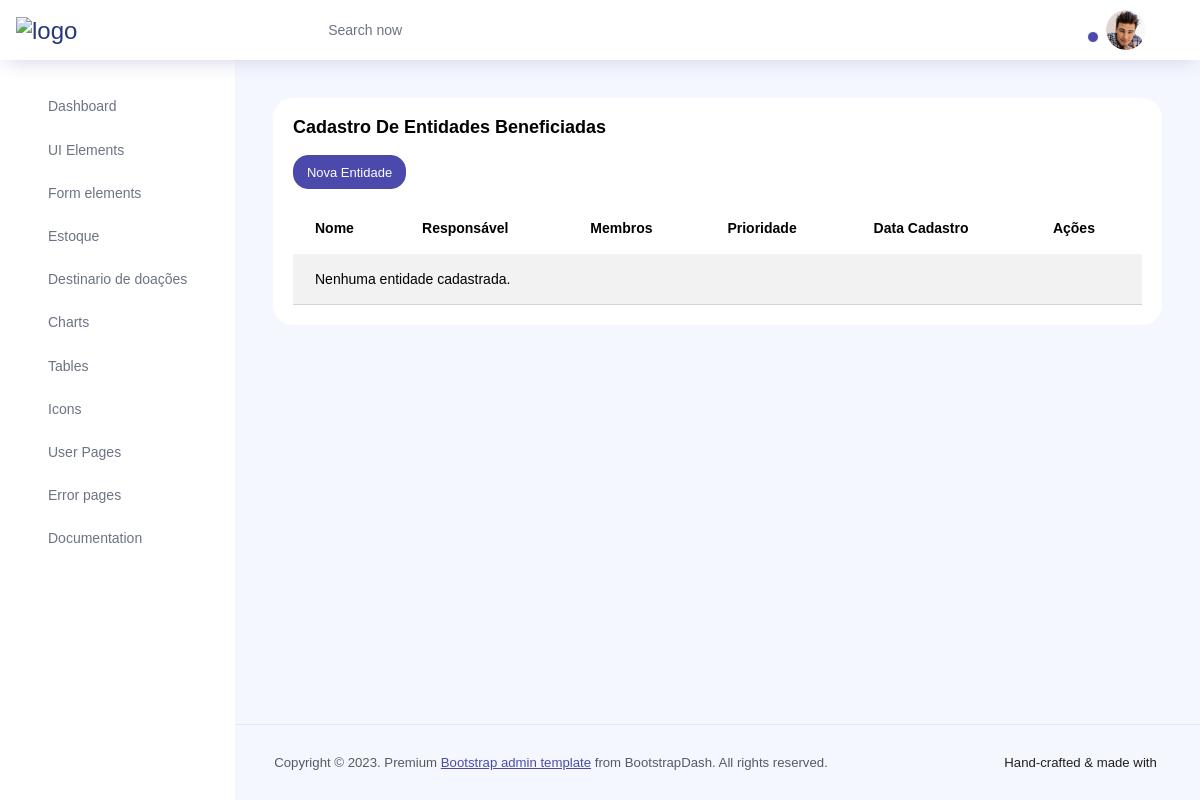
Page /entidades/ (signed in) on the earlier database version.
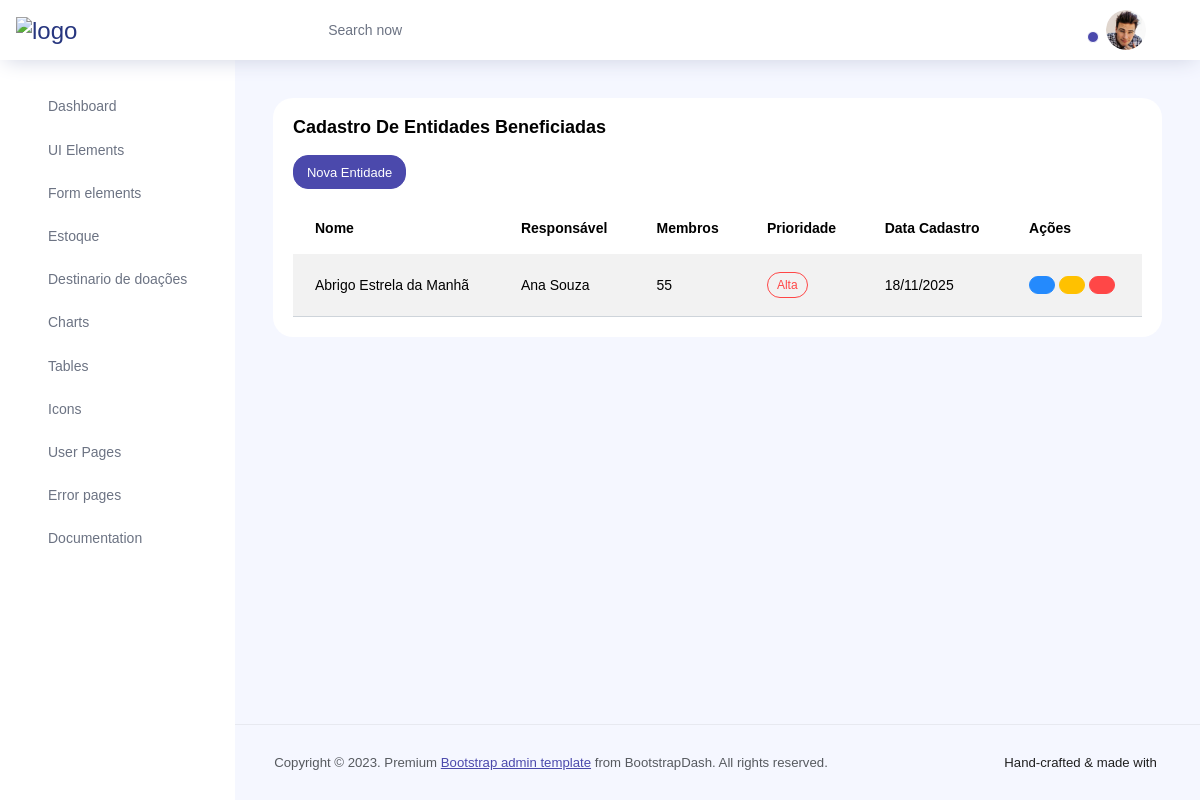
Same page on the later database version.
### entidade_beneficiada/models.py (models this page shows, shortened)
class EntidadeBeneficiada(models.Model):
    PRIORIDADE_CHOICES = [
        ('BAIXA', 'Baixa'),
        ('MEDIA', 'Média'),
        ('ALTA', 'Alta'),
    ]
    id = models.AutoField(primary_key=True)
    nome = models.CharField(max_length=255, verbose_name="ONG/Família")
    responsavel = models.CharField(max_length=255)
    endereco = models.CharField(max_length=255)
    prioridade = models.CharField(max_length=5, choices=PRIORIDADE_CHOICES, default='BAIXA')
    data_cadastro = models.DateField(auto_now_add=True)
    num_membros = models.PositiveIntegerField(
        default=1,
        verbose_name="Pessoas Atendidas / Membros da Família",
        help_text="Número de indivíduos que serão beneficiados pela doação."
    )
    class Meta:
        verbose_name = "Entidade Beneficiada"
        verbose_name_plural = "Entidades Beneficiadas"

### entidade_beneficiada/views.py (the view)
# urls.py: path('', views.entidade_list, name='entidade_list'),
@login_required
def entidade_list(request):
    entidades = EntidadeBeneficiada.objects.all()
    context = {'entidades': entidades}
    return render(request, 'entidade_beneficiada/entidade_list.html', context)

### templates/entidade_beneficiada/entidade_list.html (shortened to what this page needs)
{% extends "base.html" %}
{% block content %}
<div class="row">
    <div class="col-lg-12 grid-margin stretch-card">
        <div class="card">
            <div class="card-body">
                <h4 class="card-title">Cadastro de Entidades Beneficiadas</h4>
                <p class="card-description">
                    <a href="{% url 'entidade_create' %}" class="btn btn-primary btn-sm">
                         Nova Entidade
                    </a>
                </p>
                <div class="table-responsive">
                    <table class="table table-striped">
                        <thead>
                            <tr>
                                <th>Nome</th>
                                <th>Responsável</th>
                                <th>Membros</th>
                                <th>Prioridade</th>
                                <th>Data Cadastro</th>
                                <th>Ações</th>
                            </tr>
                        </thead>
                        <tbody>
                            {% for entidade in entidades %}
                            <tr>
                                <td>{{ entidade.nome }}</td>
                                <td>{{ entidade.responsavel }}</td>
                                <td>{{ entidade.num_membros }}</td>
                                <td>
                                    {% if entidade.prioridade == 'ALTA' %}
                                        <label class="badge badge-danger">Alta</label>
                                    {% elif entidade.prioridade == 'MEDIA' %}
                                        <label class="badge badge-warning">Média</label>
                                    {% else %}
                                        <label class="badge badge-success">Baixa</label>
                                    {% endif %}
                                </td>
                                <td>{{ entidade.data_cadastro|date:"d/m/Y" }}</td>
                                <td>
                                    <a href="{% url 'entidade_detail' entidade.pk %}" class="btn btn-info btn-xs" title="Detalhes"></a>
                                    <a href="{% url 'entidade_update' entidade.pk %}" class="btn btn-warning btn-xs" title="Editar"></a>
                                    <a href="{% url 'entidade_delete' entidade.pk %}" class="btn btn-danger btn-xs" title="Excluir"></a>
                                </td>
                            </tr>
                            {% empty %}
                            <tr>
                                <td colspan="6">Nenhuma entidade cadastrada.</td>
                            </tr>
                            {% endfor %}
                        </tbody>
                    </table>
                </div>
            </div>
        </div>
    </div>
</div>
{% endblock %}

### templates/base.html (shortened to what this page needs)
{% load static %}
<!DOCTYPE html>
<html lang="pt-BR">
<head>
    <link rel="stylesheet" href="{% static 'skydash-free/dist/vendors/css/vendor.bundle.base.css' %}">
    <link rel="stylesheet" href="{% static 'skydash-free/dist/assets/css/style.css' %}">
</head>
<body>
<div class="container-scroller">
    {% include 'partials/_navbar.html' %}
    <div class="container-fluid page-body-wrapper">
        {% include 'partials/_sidebar.html' %}
        <div class="main-panel">
            <div class="content-wrapper">
                {% block content %}
                {% endblock %}
            </div>
            {% include 'partials/_footer.html' %}
        </div>
    </div>
</div>
</body>
</html>

### templates/partials/_navbar.html (shortened to what this page needs)
{% load static %}
<nav class="navbar col-lg-12 col-12 p-0 fixed-top d-flex flex-row">
  <div class="text-center navbar-brand-wrapper d-flex align-items-center justify-content-start">
    <a class="navbar-brand brand-logo me-5" href="../index.html">
      <img src="{% static 'assets/images/logo.png' %}" alt="logo" alt="logo" style="width: 80px;"/>
    </a>
  </div>
  <div class="navbar-menu-wrapper d-flex align-items-center justify-content-end">
    <ul class="navbar-nav mr-lg-2">
      <li class="nav-item nav-search d-none d-lg-block">
        <div class="input-group">
          <input type="text" class="form-control" id="navbar-search-input" placeholder="Search now" aria-label="search" aria-describedby="search">
        </div>
      </li>
    </ul>
    <ul class="navbar-nav navbar-nav-right">
      <li class="nav-item dropdown">
        <a class="nav-link count-indicator dropdown-toggle" id="notificationDropdown" href="#" data-bs-toggle="dropdown">
          <span class="count"></span>
        </a>
      </li>
      <li class="nav-item nav-profile dropdown">
        <a class="nav-link dropdown-toggle" href="#" data-bs-toggle="dropdown" id="profileDropdown">
          <img src="{% static 'assets/images/faces/face28.jpg' %}" alt="profile" />
        </a>
      </li>
    </ul>
  </div>
</nav>

### templates/partials/_sidebar.html (shortened to what this page needs)
{% load static %}
<nav class="sidebar sidebar-offcanvas" id="sidebar">
  <ul class="nav">
    <li class="nav-item">
      <a class="nav-link" href="../index.html">
        <span class="menu-title">Dashboard</span>
      </a>
    </li>
    <li class="nav-item">
      <a class="nav-link" data-bs-toggle="collapse" href="#ui-basic" aria-expanded="false" aria-controls="ui-basic">
        <span class="menu-title">UI Elements</span>
        <i class="menu-arrow"></i>
      </a>
    </li>
    <li class="nav-item">
      <a class="nav-link" data-bs-toggle="collapse" href="#form-elements" aria-expanded="false" aria-controls="form-elements">
        <span class="menu-title">Form elements</span>
        <i class="menu-arrow"></i>
      </a>
    </li>
<li class="nav-item">
   <a class="nav-link" href="{% url 'listar_estoque' %}">
    <span class="menu-title">Estoque</span>
  </a>
  <li class="nav-item">
   <a class="nav-link" href="{% url 'entidade_list' %}">
    <span class="menu-title">Destinario de doações</span>
  </a>
</li>
    <li class="nav-item">
      <a class="nav-link" data-bs-toggle="collapse" href="#charts" aria-expanded="false" aria-controls="charts">
        <span class="menu-title">Charts</span>
        <i class="menu-arrow"></i>
      </a>
    </li>
    <li class="nav-item">
      <a class="nav-link" data-bs-toggle="collapse" href="#tables" aria-expanded="false" aria-controls="tables">
        <span class="menu-title">Tables</span>
        <i class="menu-arrow"></i>
      </a>
    </li>
    <li class="nav-item">
      <a class="nav-link" data-bs-toggle="collapse" href="#icons" aria-expanded="false" aria-controls="icons">
        <span class="menu-title">Icons</span>
        <i class="menu-arrow"></i>
      </a>
    </li>
    <li class="nav-item">
      <a class="nav-link" data-bs-toggle="collapse" href="#auth" aria-expanded="false" aria-controls="auth">
        <span class="menu-title">User Pages</span>
        <i class="menu-arrow"></i>
      </a>
    </li>
    <li class="nav-item">
      <a class="nav-link" data-bs-toggle="collapse" href="#error" aria-expanded="false" aria-controls="error">
        <span class="menu-title">Error pages</span>
        <i class="menu-arrow"></i>
      </a>
    </li>
    <li class="nav-item">
      <a class="nav-link" href="../../../docs/documentation.html">
        <span class="menu-title">Documentation</span>
      </a>
    </li>
  </ul>
</nav>

### templates/partials/_footer.html (shortened to what this page needs)
<footer class="footer">
  <div class="d-sm-flex justify-content-center justify-content-sm-between">
    <span class="text-muted text-center text-sm-left d-block d-sm-inline-block">Copyright © 2023. Premium <a href="https://www.bootstrapdash.com/" target="_blank">Bootstrap admin template</a> from BootstrapDash. All rights reserved.</span>
    <span class="float-none float-sm-right d-block mt-1 mt-sm-0 text-center">Hand-crafted & made with </span>
  </div>
</footer>

Differences in the rows shown:
added EntidadeBeneficiada: nome "Abrigo Estrela da Manhã", responsavel "Ana Souza", num_membros "55", prioridade "Alta", data_cadastro "18/11/2025"
Other differences:
text no longer shown: "Nenhuma entidade cadastrada."
